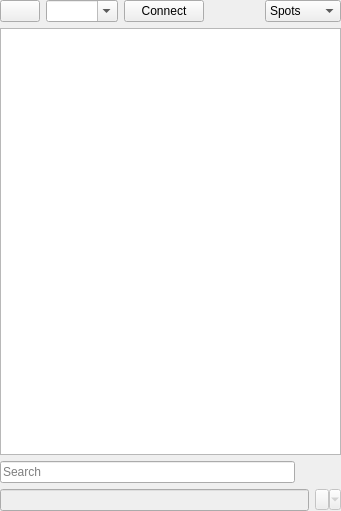
<?xml version="1.0" encoding="UTF-8"?>
<ui version="4.0">
 <class>DxWidget</class>
 <widget class="QWidget" name="DxWidget">
  <property name="geometry">
   <rect>
    <x>0</x>
    <y>0</y>
    <width>341</width>
    <height>511</height>
   </rect>
  </property>
  <property name="focusPolicy">
   <enum>Qt::NoFocus</enum>
  </property>
  <property name="windowTitle">
   <string notr="true">Form</string>
  </property>
  <layout class="QVBoxLayout" name="verticalLayout">
   <property name="leftMargin">
    <number>0</number>
   </property>
   <property name="topMargin">
    <number>0</number>
   </property>
   <property name="rightMargin">
    <number>0</number>
   </property>
   <property name="bottomMargin">
    <number>0</number>
   </property>
   <item>
    <layout class="QHBoxLayout" name="horizontalLayout">
     <item>
      <widget class="QPushButton" name="menuButton">
       <property name="focusPolicy">
        <enum>Qt::ClickFocus</enum>
       </property>
       <property name="contextMenuPolicy">
        <enum>Qt::ActionsContextMenu</enum>
       </property>
       <property name="styleSheet">
        <string notr="true">::menu-indicator{ image: none; }</string>
       </property>
       <property name="text">
        <string/>
       </property>
       <property name="icon">
        <iconset resource="../res/icons/icons.qrc">
         <normaloff>:/icons/menu.svg</normaloff>:/icons/menu.svg</iconset>
       </property>
      </widget>
     </item>
     <item>
      <widget class="QComboBox" name="serverSelect">
       <property name="focusPolicy">
        <enum>Qt::ClickFocus</enum>
       </property>
       <property name="contextMenuPolicy">
        <enum>Qt::DefaultContextMenu</enum>
       </property>
       <property name="toolTip">
        <string>Insert a &lt;b&gt;hostname:port&lt;/b&gt; of DXC Server.</string>
       </property>
       <property name="inputMethodHints">
        <set>Qt::ImhNone</set>
       </property>
       <property name="editable">
        <bool>true</bool>
       </property>
       <property name="currentText">
        <string notr="true"/>
       </property>
       <property name="insertPolicy">
        <enum>QComboBox::InsertAtTop</enum>
       </property>
       <property name="sizeAdjustPolicy">
        <enum>QComboBox::AdjustToContents</enum>
       </property>
      </widget>
     </item>
     <item>
      <widget class="QPushButton" name="connectButton">
       <property name="sizePolicy">
        <sizepolicy hsizetype="Maximum" vsizetype="Fixed">
         <horstretch>0</horstretch>
         <verstretch>0</verstretch>
        </sizepolicy>
       </property>
       <property name="focusPolicy">
        <enum>Qt::ClickFocus</enum>
       </property>
       <property name="text">
        <string>Connect</string>
       </property>
      </widget>
     </item>
     <item>
      <spacer name="horizontalSpacer">
       <property name="orientation">
        <enum>Qt::Horizontal</enum>
       </property>
       <property name="sizeHint" stdset="0">
        <size>
         <width>40</width>
         <height>20</height>
        </size>
       </property>
      </spacer>
     </item>
     <item>
      <widget class="QComboBox" name="viewModeCombo">
       <property name="sizePolicy">
        <sizepolicy hsizetype="Preferred" vsizetype="Fixed">
         <horstretch>0</horstretch>
         <verstretch>0</verstretch>
        </sizepolicy>
       </property>
       <property name="focusPolicy">
        <enum>Qt::ClickFocus</enum>
       </property>
       <item>
        <property name="text">
         <string>Spots</string>
        </property>
       </item>
       <item>
        <property name="text">
         <string>WCY</string>
        </property>
       </item>
       <item>
        <property name="text">
         <string>WWV</string>
        </property>
       </item>
       <item>
        <property name="text">
         <string>To All</string>
        </property>
       </item>
       <item>
        <property name="text">
         <string>Console</string>
        </property>
       </item>
      </widget>
     </item>
    </layout>
   </item>
   <item>
    <widget class="QStackedWidget" name="stack">
     <property name="currentIndex">
      <number>0</number>
     </property>
     <widget class="QWidget" name="spotPage">
      <layout class="QGridLayout" name="gridLayout">
       <property name="leftMargin">
        <number>0</number>
       </property>
       <property name="topMargin">
        <number>0</number>
       </property>
       <property name="rightMargin">
        <number>0</number>
       </property>
       <property name="bottomMargin">
        <number>0</number>
       </property>
       <item row="0" column="0">
        <widget class="QTableView" name="dxTable">
         <property name="focusPolicy">
          <enum>Qt::ClickFocus</enum>
         </property>
         <property name="contextMenuPolicy">
          <enum>Qt::ActionsContextMenu</enum>
         </property>
         <property name="editTriggers">
          <set>QAbstractItemView::AnyKeyPressed|QAbstractItemView::DoubleClicked</set>
         </property>
         <property name="tabKeyNavigation">
          <bool>false</bool>
         </property>
         <property name="showDropIndicator" stdset="0">
          <bool>false</bool>
         </property>
         <property name="dragDropOverwriteMode">
          <bool>false</bool>
         </property>
         <property name="alternatingRowColors">
          <bool>true</bool>
         </property>
         <property name="selectionMode">
          <enum>QAbstractItemView::SingleSelection</enum>
         </property>
         <property name="selectionBehavior">
          <enum>QAbstractItemView::SelectRows</enum>
         </property>
         <property name="verticalScrollMode">
          <enum>QAbstractItemView::ScrollPerPixel</enum>
         </property>
         <property name="horizontalScrollMode">
          <enum>QAbstractItemView::ScrollPerPixel</enum>
         </property>
         <attribute name="horizontalHeaderMinimumSectionSize">
          <number>24</number>
         </attribute>
         <attribute name="horizontalHeaderDefaultSectionSize">
          <number>80</number>
         </attribute>
         <attribute name="horizontalHeaderHighlightSections">
          <bool>false</bool>
         </attribute>
         <attribute name="horizontalHeaderStretchLastSection">
          <bool>true</bool>
         </attribute>
         <attribute name="verticalHeaderVisible">
          <bool>false</bool>
         </attribute>
         <attribute name="verticalHeaderMinimumSectionSize">
          <number>20</number>
         </attribute>
         <attribute name="verticalHeaderDefaultSectionSize">
          <number>20</number>
         </attribute>
        </widget>
       </item>
       <item row="1" column="0">
        <layout class="QHBoxLayout" name="searchLayout">
         <property name="topMargin">
          <number>0</number>
         </property>
         <item>
          <widget class="QLineEdit" name="searchEdit">
           <property name="focusPolicy">
            <enum>Qt::ClickFocus</enum>
           </property>
           <property name="toolTip">
            <string>Full-text search</string>
           </property>
           <property name="placeholderText">
            <string>Search</string>
           </property>
           <property name="clearButtonEnabled">
            <bool>true</bool>
           </property>
          </widget>
         </item>
         <item>
          <widget class="QPushButton" name="searchCloseButton">
           <property name="toolTip">
            <string>Close Search</string>
           </property>
           <property name="text">
            <string/>
           </property>
           <property name="icon">
            <iconset theme="edit-clear">
             <normaloff>.</normaloff>.</iconset>
           </property>
           <property name="flat">
            <bool>true</bool>
           </property>
          </widget>
         </item>
        </layout>
       </item>
      </layout>
     </widget>
     <widget class="QWidget" name="wcyPage">
      <layout class="QGridLayout" name="gridLayout_3">
       <property name="leftMargin">
        <number>0</number>
       </property>
       <property name="topMargin">
        <number>0</number>
       </property>
       <property name="rightMargin">
        <number>0</number>
       </property>
       <property name="bottomMargin">
        <number>0</number>
       </property>
       <item row="0" column="0">
        <widget class="QTableView" name="wcyTable">
         <property name="contextMenuPolicy">
          <enum>Qt::ActionsContextMenu</enum>
         </property>
         <property name="editTriggers">
          <set>QAbstractItemView::NoEditTriggers</set>
         </property>
         <property name="tabKeyNavigation">
          <bool>false</bool>
         </property>
         <property name="showDropIndicator" stdset="0">
          <bool>false</bool>
         </property>
         <property name="alternatingRowColors">
          <bool>true</bool>
         </property>
         <property name="selectionMode">
          <enum>QAbstractItemView::SingleSelection</enum>
         </property>
         <property name="selectionBehavior">
          <enum>QAbstractItemView::SelectRows</enum>
         </property>
         <property name="verticalScrollMode">
          <enum>QAbstractItemView::ScrollPerPixel</enum>
         </property>
         <property name="horizontalScrollMode">
          <enum>QAbstractItemView::ScrollPerPixel</enum>
         </property>
         <attribute name="horizontalHeaderMinimumSectionSize">
          <number>40</number>
         </attribute>
         <attribute name="horizontalHeaderDefaultSectionSize">
          <number>70</number>
         </attribute>
         <attribute name="horizontalHeaderHighlightSections">
          <bool>true</bool>
         </attribute>
         <attribute name="horizontalHeaderStretchLastSection">
          <bool>true</bool>
         </attribute>
         <attribute name="verticalHeaderVisible">
          <bool>false</bool>
         </attribute>
         <attribute name="verticalHeaderMinimumSectionSize">
          <number>20</number>
         </attribute>
         <attribute name="verticalHeaderDefaultSectionSize">
          <number>20</number>
         </attribute>
        </widget>
       </item>
      </layout>
     </widget>
     <widget class="QWidget" name="wwvPage">
      <layout class="QGridLayout" name="gridLayout_4">
       <property name="leftMargin">
        <number>0</number>
       </property>
       <property name="topMargin">
        <number>0</number>
       </property>
       <property name="rightMargin">
        <number>0</number>
       </property>
       <property name="bottomMargin">
        <number>0</number>
       </property>
       <item row="0" column="0">
        <widget class="QTableView" name="wwvTable">
         <property name="contextMenuPolicy">
          <enum>Qt::ActionsContextMenu</enum>
         </property>
         <property name="editTriggers">
          <set>QAbstractItemView::NoEditTriggers</set>
         </property>
         <property name="tabKeyNavigation">
          <bool>false</bool>
         </property>
         <property name="showDropIndicator" stdset="0">
          <bool>false</bool>
         </property>
         <property name="dragDropOverwriteMode">
          <bool>false</bool>
         </property>
         <property name="alternatingRowColors">
          <bool>true</bool>
         </property>
         <property name="selectionMode">
          <enum>QAbstractItemView::SingleSelection</enum>
         </property>
         <property name="selectionBehavior">
          <enum>QAbstractItemView::SelectRows</enum>
         </property>
         <property name="verticalScrollMode">
          <enum>QAbstractItemView::ScrollPerPixel</enum>
         </property>
         <property name="horizontalScrollMode">
          <enum>QAbstractItemView::ScrollPerPixel</enum>
         </property>
         <attribute name="horizontalHeaderDefaultSectionSize">
          <number>70</number>
         </attribute>
         <attribute name="horizontalHeaderStretchLastSection">
          <bool>true</bool>
         </attribute>
         <attribute name="verticalHeaderVisible">
          <bool>false</bool>
         </attribute>
        </widget>
       </item>
      </layout>
     </widget>
     <widget class="QWidget" name="toAllPage">
      <layout class="QGridLayout" name="gridLayout_5">
       <property name="leftMargin">
        <number>0</number>
       </property>
       <property name="topMargin">
        <number>0</number>
       </property>
       <property name="rightMargin">
        <number>0</number>
       </property>
       <property name="bottomMargin">
        <number>0</number>
       </property>
       <item row="0" column="0">
        <widget class="QTableView" name="toAllTable">
         <property name="contextMenuPolicy">
          <enum>Qt::ActionsContextMenu</enum>
         </property>
         <property name="editTriggers">
          <set>QAbstractItemView::NoEditTriggers</set>
         </property>
         <property name="tabKeyNavigation">
          <bool>false</bool>
         </property>
         <property name="showDropIndicator" stdset="0">
          <bool>false</bool>
         </property>
         <property name="dragDropOverwriteMode">
          <bool>false</bool>
         </property>
         <property name="alternatingRowColors">
          <bool>true</bool>
         </property>
         <property name="selectionMode">
          <enum>QAbstractItemView::SingleSelection</enum>
         </property>
         <property name="selectionBehavior">
          <enum>QAbstractItemView::SelectRows</enum>
         </property>
         <property name="verticalScrollMode">
          <enum>QAbstractItemView::ScrollPerPixel</enum>
         </property>
         <property name="horizontalScrollMode">
          <enum>QAbstractItemView::ScrollPerPixel</enum>
         </property>
         <attribute name="horizontalHeaderDefaultSectionSize">
          <number>70</number>
         </attribute>
         <attribute name="horizontalHeaderStretchLastSection">
          <bool>true</bool>
         </attribute>
         <attribute name="verticalHeaderVisible">
          <bool>false</bool>
         </attribute>
        </widget>
       </item>
      </layout>
     </widget>
     <widget class="QWidget" name="consolePage">
      <property name="contextMenuPolicy">
       <enum>Qt::ActionsContextMenu</enum>
      </property>
      <layout class="QGridLayout" name="gridLayout_2">
       <property name="leftMargin">
        <number>0</number>
       </property>
       <property name="topMargin">
        <number>0</number>
       </property>
       <property name="rightMargin">
        <number>0</number>
       </property>
       <property name="bottomMargin">
        <number>0</number>
       </property>
       <item row="0" column="0">
        <widget class="QPlainTextEdit" name="log">
         <property name="font">
          <font>
           <pointsize>12</pointsize>
           <kerning>true</kerning>
          </font>
         </property>
         <property name="focusPolicy">
          <enum>Qt::ClickFocus</enum>
         </property>
         <property name="readOnly">
          <bool>true</bool>
         </property>
         <property name="plainText">
          <string notr="true"/>
         </property>
        </widget>
       </item>
      </layout>
     </widget>
    </widget>
   </item>
   <item>
    <layout class="QHBoxLayout" name="horizontalLayout_3">
     <property name="topMargin">
      <number>0</number>
     </property>
     <item>
      <widget class="QLineEdit" name="commandEdit">
       <property name="enabled">
        <bool>false</bool>
       </property>
       <property name="focusPolicy">
        <enum>Qt::ClickFocus</enum>
       </property>
       <property name="toolTip">
        <string>Send DX Cluster Command</string>
       </property>
       <property name="clearButtonEnabled">
        <bool>true</bool>
       </property>
      </widget>
     </item>
     <item>
      <widget class="QToolButton" name="commandButton">
       <property name="enabled">
        <bool>false</bool>
       </property>
       <property name="focusPolicy">
        <enum>Qt::NoFocus</enum>
       </property>
       <property name="text">
        <string/>
       </property>
       <property name="popupMode">
        <enum>QToolButton::MenuButtonPopup</enum>
       </property>
       <property name="toolButtonStyle">
        <enum>Qt::ToolButtonTextOnly</enum>
       </property>
      </widget>
     </item>
    </layout>
   </item>
  </layout>
  <action name="actionFilter">
   <property name="icon">
    <iconset resource="../res/icons/icons.qrc">
     <normaloff>:/icons/filter_list-24px.svg</normaloff>:/icons/filter_list-24px.svg</iconset>
   </property>
   <property name="text">
    <string>Filter...</string>
   </property>
   <property name="toolTip">
    <string>Filter DXC</string>
   </property>
  </action>
  <action name="actionSpotQSO">
   <property name="text">
    <string>Spot Last QSO</string>
   </property>
   <property name="toolTip">
    <string>Send last QSO spot</string>
   </property>
  </action>
  <action name="actionShowHFStats">
   <property name="text">
    <string>Show HF Stats</string>
   </property>
  </action>
  <action name="actionShowVHFStats">
   <property name="text">
    <string>Show VHF Stats</string>
   </property>
  </action>
  <action name="actionShowWCY">
   <property name="text">
    <string>Show WCY</string>
   </property>
  </action>
  <action name="actionShowWWV">
   <property name="text">
    <string>Show WWV</string>
   </property>
  </action>
  <action name="actionDisplayedColumns">
   <property name="text">
    <string>Column Visibility...</string>
   </property>
   <property name="toolTip">
    <string>Which columns should be displayed</string>
   </property>
  </action>
  <action name="actionConnectOnStartup">
   <property name="checkable">
    <bool>true</bool>
   </property>
   <property name="text">
    <string>Connect on startup</string>
   </property>
   <property name="toolTip">
    <string>Automatic connection after start</string>
   </property>
  </action>
  <action name="actionDeleteServer">
   <property name="text">
    <string>Delete Server</string>
   </property>
   <property name="toolTip">
    <string>DXC - Delete Server</string>
   </property>
  </action>
  <action name="actionForgetPassword">
   <property name="text">
    <string>Clear Password</string>
   </property>
  </action>
  <action name="actionKeepSpots">
   <property name="checkable">
    <bool>true</bool>
   </property>
   <property name="text">
    <string>Keep Spots</string>
   </property>
   <property name="toolTip">
    <string>Spots are not cleared when connecting to a new DX Cluster.</string>
   </property>
  </action>
  <action name="actionClear">
   <property name="text">
    <string>Clear</string>
   </property>
   <property name="toolTip">
    <string>Clear all data</string>
   </property>
  </action>
  <action name="actionSearch">
   <property name="text">
    <string>Search...</string>
   </property>
   <property name="toolTip">
    <string>DXC - Search</string>
   </property>
   <property name="shortcut">
    <string notr="true">Ctrl+D</string>
   </property>
   <property name="shortcutContext">
    <enum>Qt::ApplicationShortcut</enum>
   </property>
   <property name="changeableshortcut" stdset="0">
    <bool>true</bool>
   </property>
  </action>
 </widget>
 <resources>
  <include location="../res/icons/icons.qrc"/>
 </resources>
 <connections>
  <connection>
   <sender>connectButton</sender>
   <signal>clicked()</signal>
   <receiver>DxWidget</receiver>
   <slot>toggleConnect()</slot>
   <hints>
    <hint type="sourcelabel">
     <x>172</x>
     <y>25</y>
    </hint>
    <hint type="destinationlabel">
     <x>367</x>
     <y>149</y>
    </hint>
   </hints>
  </connection>
  <connection>
   <sender>commandEdit</sender>
   <signal>returnPressed()</signal>
   <receiver>DxWidget</receiver>
   <slot>send()</slot>
   <hints>
    <hint type="sourcelabel">
     <x>249</x>
     <y>509</y>
    </hint>
    <hint type="destinationlabel">
     <x>367</x>
     <y>149</y>
    </hint>
   </hints>
  </connection>
  <connection>
   <sender>dxTable</sender>
   <signal>doubleClicked(QModelIndex)</signal>
   <receiver>DxWidget</receiver>
   <slot>entryDoubleClicked(QModelIndex)</slot>
   <hints>
    <hint type="sourcelabel">
     <x>340</x>
     <y>272</y>
    </hint>
    <hint type="destinationlabel">
     <x>456</x>
     <y>255</y>
    </hint>
   </hints>
  </connection>
  <connection>
   <sender>actionFilter</sender>
   <signal>triggered()</signal>
   <receiver>DxWidget</receiver>
   <slot>actionFilter()</slot>
   <hints>
    <hint type="sourcelabel">
     <x>-1</x>
     <y>-1</y>
    </hint>
    <hint type="destinationlabel">
     <x>456</x>
     <y>255</y>
    </hint>
   </hints>
  </connection>
  <connection>
   <sender>serverSelect</sender>
   <signal>editTextChanged(QString)</signal>
   <receiver>DxWidget</receiver>
   <slot>adjusteServerSelectSize(QString)</slot>
   <hints>
    <hint type="sourcelabel">
     <x>44</x>
     <y>25</y>
    </hint>
    <hint type="destinationlabel">
     <x>456</x>
     <y>255</y>
    </hint>
   </hints>
  </connection>
  <connection>
   <sender>serverSelect</sender>
   <signal>currentIndexChanged(int)</signal>
   <receiver>DxWidget</receiver>
   <slot>serverSelectChanged(int)</slot>
   <hints>
    <hint type="sourcelabel">
     <x>44</x>
     <y>25</y>
    </hint>
    <hint type="destinationlabel">
     <x>456</x>
     <y>255</y>
    </hint>
   </hints>
  </connection>
  <connection>
   <sender>actionSpotQSO</sender>
   <signal>triggered()</signal>
   <receiver>DxWidget</receiver>
   <slot>actionCommandSpotQSO()</slot>
   <hints>
    <hint type="sourcelabel">
     <x>-1</x>
     <y>-1</y>
    </hint>
    <hint type="destinationlabel">
     <x>170</x>
     <y>255</y>
    </hint>
   </hints>
  </connection>
  <connection>
   <sender>actionShowHFStats</sender>
   <signal>triggered()</signal>
   <receiver>DxWidget</receiver>
   <slot>actionCommandShowHFStats()</slot>
   <hints>
    <hint type="sourcelabel">
     <x>-1</x>
     <y>-1</y>
    </hint>
    <hint type="destinationlabel">
     <x>170</x>
     <y>255</y>
    </hint>
   </hints>
  </connection>
  <connection>
   <sender>actionShowVHFStats</sender>
   <signal>triggered()</signal>
   <receiver>DxWidget</receiver>
   <slot>actionCommandShowVHFStats()</slot>
   <hints>
    <hint type="sourcelabel">
     <x>-1</x>
     <y>-1</y>
    </hint>
    <hint type="destinationlabel">
     <x>170</x>
     <y>255</y>
    </hint>
   </hints>
  </connection>
  <connection>
   <sender>actionShowWCY</sender>
   <signal>triggered()</signal>
   <receiver>DxWidget</receiver>
   <slot>actionCommandShowWCY()</slot>
   <hints>
    <hint type="sourcelabel">
     <x>-1</x>
     <y>-1</y>
    </hint>
    <hint type="destinationlabel">
     <x>170</x>
     <y>255</y>
    </hint>
   </hints>
  </connection>
  <connection>
   <sender>actionShowWWV</sender>
   <signal>triggered()</signal>
   <receiver>DxWidget</receiver>
   <slot>actionCommandShowWWV()</slot>
   <hints>
    <hint type="sourcelabel">
     <x>-1</x>
     <y>-1</y>
    </hint>
    <hint type="destinationlabel">
     <x>170</x>
     <y>255</y>
    </hint>
   </hints>
  </connection>
  <connection>
   <sender>viewModeCombo</sender>
   <signal>currentIndexChanged(int)</signal>
   <receiver>DxWidget</receiver>
   <slot>viewModeChanged(int)</slot>
   <hints>
    <hint type="sourcelabel">
     <x>339</x>
     <y>25</y>
    </hint>
    <hint type="destinationlabel">
     <x>170</x>
     <y>255</y>
    </hint>
   </hints>
  </connection>
  <connection>
   <sender>actionDisplayedColumns</sender>
   <signal>triggered()</signal>
   <receiver>DxWidget</receiver>
   <slot>displayedColumns()</slot>
   <hints>
    <hint type="sourcelabel">
     <x>-1</x>
     <y>-1</y>
    </hint>
    <hint type="destinationlabel">
     <x>170</x>
     <y>255</y>
    </hint>
   </hints>
  </connection>
  <connection>
   <sender>actionConnectOnStartup</sender>
   <signal>changed()</signal>
   <receiver>DxWidget</receiver>
   <slot>actionConnectOnStartup()</slot>
   <hints>
    <hint type="sourcelabel">
     <x>-1</x>
     <y>-1</y>
    </hint>
    <hint type="destinationlabel">
     <x>170</x>
     <y>255</y>
    </hint>
   </hints>
  </connection>
  <connection>
   <sender>actionDeleteServer</sender>
   <signal>triggered()</signal>
   <receiver>DxWidget</receiver>
   <slot>actionDeleteServer()</slot>
   <hints>
    <hint type="sourcelabel">
     <x>-1</x>
     <y>-1</y>
    </hint>
    <hint type="destinationlabel">
     <x>170</x>
     <y>255</y>
    </hint>
   </hints>
  </connection>
  <connection>
   <sender>actionForgetPassword</sender>
   <signal>triggered()</signal>
   <receiver>DxWidget</receiver>
   <slot>actionForgetPassword()</slot>
   <hints>
    <hint type="sourcelabel">
     <x>-1</x>
     <y>-1</y>
    </hint>
    <hint type="destinationlabel">
     <x>170</x>
     <y>255</y>
    </hint>
   </hints>
  </connection>
  <connection>
   <sender>actionKeepSpots</sender>
   <signal>triggered()</signal>
   <receiver>DxWidget</receiver>
   <slot>actionKeepSpots()</slot>
   <hints>
    <hint type="sourcelabel">
     <x>-1</x>
     <y>-1</y>
    </hint>
    <hint type="destinationlabel">
     <x>170</x>
     <y>255</y>
    </hint>
   </hints>
  </connection>
  <connection>
   <sender>actionClear</sender>
   <signal>triggered()</signal>
   <receiver>DxWidget</receiver>
   <slot>actionClear()</slot>
   <hints>
    <hint type="sourcelabel">
     <x>-1</x>
     <y>-1</y>
    </hint>
    <hint type="destinationlabel">
     <x>170</x>
     <y>255</y>
    </hint>
   </hints>
  </connection>
  <connection>
   <sender>actionSearch</sender>
   <signal>triggered()</signal>
   <receiver>DxWidget</receiver>
   <slot>setSearchVisible()</slot>
   <hints>
    <hint type="sourcelabel">
     <x>-1</x>
     <y>-1</y>
    </hint>
    <hint type="destinationlabel">
     <x>170</x>
     <y>255</y>
    </hint>
   </hints>
  </connection>
  <connection>
   <sender>searchCloseButton</sender>
   <signal>clicked()</signal>
   <receiver>DxWidget</receiver>
   <slot>setSearchClosed()</slot>
   <hints>
    <hint type="sourcelabel">
     <x>325</x>
     <y>462</y>
    </hint>
    <hint type="destinationlabel">
     <x>170</x>
     <y>255</y>
    </hint>
   </hints>
  </connection>
  <connection>
   <sender>searchEdit</sender>
   <signal>textChanged(QString)</signal>
   <receiver>DxWidget</receiver>
   <slot>setSearch(QString)</slot>
   <hints>
    <hint type="sourcelabel">
     <x>170</x>
     <y>463</y>
    </hint>
    <hint type="destinationlabel">
     <x>170</x>
     <y>255</y>
    </hint>
   </hints>
  </connection>
 </connections>
 <slots>
  <slot>send()</slot>
  <slot>toggleConnect()</slot>
  <slot>viewModeChanged(int)</slot>
  <slot>entryDoubleClicked(QModelIndex)</slot>
  <slot>actionFilter()</slot>
  <slot>actionPhoneFilter()</slot>
  <slot>actionFT8Filter()</slot>
  <slot>actionPhoneFilter(bool)</slot>
  <slot>adjusteServerSelectSize(QString)</slot>
  <slot>serverSelectChanged(int)</slot>
  <slot>actionCommandSpotQSO()</slot>
  <slot>actionCommandShowHFStats()</slot>
  <slot>actionCommandShowVHFStats()</slot>
  <slot>actionCommandShowWCY()</slot>
  <slot>actionCommandShowWWV()</slot>
  <slot>displayedColumns()</slot>
  <slot>actionConnectOnStartup()</slot>
  <slot>actionDeleteServer()</slot>
  <slot>actionForgetPassword()</slot>
  <slot>actionKeepSpots()</slot>
  <slot>actionClear()</slot>
  <slot>setSearch(QString)</slot>
  <slot>setSearchVisible()</slot>
  <slot>setSearchClosed()</slot>
 </slots>
</ui>
